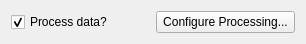
<?xml version="1.0" encoding="UTF-8"?>
<ui version="4.0">
 <class>ProcessingWidget</class>
 <widget class="QWidget" name="ProcessingWidget">
  <property name="geometry">
   <rect>
    <x>0</x>
    <y>0</y>
    <width>306</width>
    <height>43</height>
   </rect>
  </property>
  <property name="windowTitle">
   <string>Form</string>
  </property>
  <layout class="QHBoxLayout" name="horizontalLayout">
   <item>
    <widget class="QCheckBox" name="checkBox">
     <property name="text">
      <string>Process data?</string>
     </property>
     <property name="checked">
      <bool>true</bool>
     </property>
    </widget>
   </item>
   <item>
    <widget class="QPushButton" name="pushButton">
     <property name="text">
      <string>Configure Processing...</string>
     </property>
    </widget>
   </item>
  </layout>
 </widget>
 <resources/>
 <connections>
  <connection>
   <sender>checkBox</sender>
   <signal>clicked(bool)</signal>
   <receiver>pushButton</receiver>
   <slot>setVisible(bool)</slot>
   <hints>
    <hint type="sourcelabel">
     <x>83</x>
     <y>77</y>
    </hint>
    <hint type="destinationlabel">
     <x>325</x>
     <y>76</y>
    </hint>
   </hints>
  </connection>
 </connections>
</ui>
